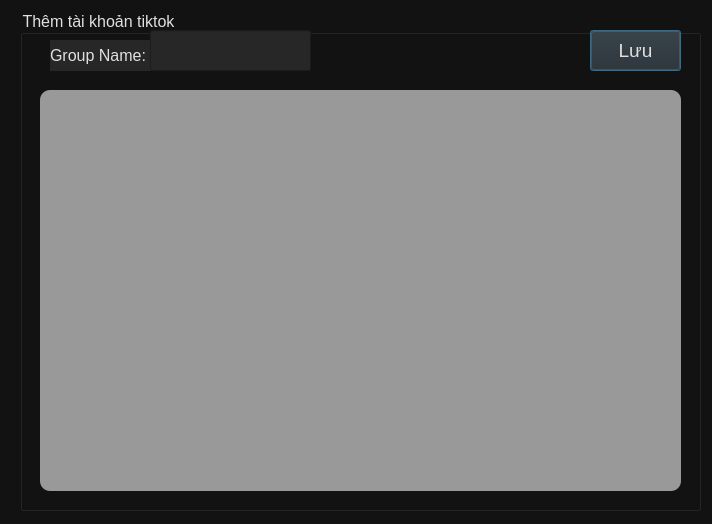
<?xml version="1.0" encoding="UTF-8"?>
<ui version="4.0">
 <class>Dialog</class>
 <widget class="QDialog" name="Dialog">
  <property name="geometry">
   <rect>
    <x>0</x>
    <y>0</y>
    <width>712</width>
    <height>524</height>
   </rect>
  </property>
  <property name="windowTitle">
   <string>Dialog</string>
  </property>
  <property name="styleSheet">
   <string notr="true">background-color: #121212	</string>
  </property>
  <widget class="QGroupBox" name="addAccTiktokGroupBox">
   <property name="geometry">
    <rect>
     <x>20</x>
     <y>10</y>
     <width>681</width>
     <height>501</height>
    </rect>
   </property>
   <property name="font">
    <font>
     <pointsize>12</pointsize>
    </font>
   </property>
   <property name="styleSheet">
    <string notr="true">color:#E0E0E0</string>
   </property>
   <property name="title">
    <string>Thêm tài khoản tiktok</string>
   </property>
   <widget class="QPushButton" name="saveAccTiktoklBtn">
    <property name="geometry">
     <rect>
      <x>570</x>
      <y>20</y>
      <width>91</width>
      <height>41</height>
     </rect>
    </property>
    <property name="font">
     <font>
      <pointsize>14</pointsize>
     </font>
    </property>
    <property name="styleSheet">
     <string notr="true">background-color: #272727;color:#E0E0E0</string>
    </property>
    <property name="text">
     <string>Lưu</string>
    </property>
   </widget>
   <widget class="QTextEdit" name="inputAcctiktok">
    <property name="geometry">
     <rect>
      <x>20</x>
      <y>80</y>
      <width>641</width>
      <height>401</height>
     </rect>
    </property>
    <property name="styleSheet">
     <string notr="true">background-color:#999999;border-radius:10px;color:#E0E0E0</string>
    </property>
   </widget>
   <widget class="QLabel" name="groupNameLabel">
    <property name="geometry">
     <rect>
      <x>30</x>
      <y>30</y>
      <width>101</width>
      <height>31</height>
     </rect>
    </property>
    <property name="font">
     <font>
      <pointsize>12</pointsize>
     </font>
    </property>
    <property name="styleSheet">
     <string notr="true">background-color: #272727;color:#E0E0E0</string>
    </property>
    <property name="text">
     <string>Group Name:</string>
    </property>
   </widget>
   <widget class="QLineEdit" name="inputNameGroupAccTiktok">
    <property name="geometry">
     <rect>
      <x>130</x>
      <y>20</y>
      <width>161</width>
      <height>41</height>
     </rect>
    </property>
    <property name="font">
     <font>
      <pointsize>12</pointsize>
     </font>
    </property>
    <property name="styleSheet">
     <string notr="true">background-color: #272727;color:#E0E0E0</string>
    </property>
   </widget>
  </widget>
 </widget>
 <resources/>
 <connections/>
</ui>
